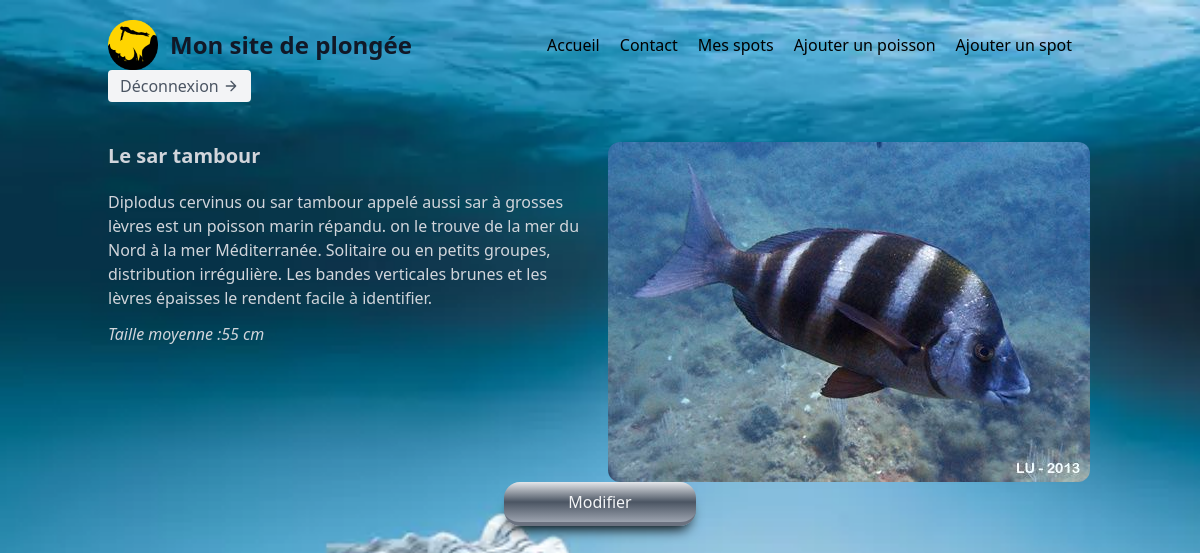
Screenshot of /pages/about/about_fish.php?id=4 (signed in) with the database file from the repository.
### tables this page shows
CREATE TABLE `fishs` (
  `id` int NOT NULL,
  `fish_name` varchar(50) NOT NULL,
  `average_size` varchar(50) NOT NULL,
  `about` text NOT NULL,
  `image` text NOT NULL
);

### pages/about/about_fish.php (the view, shortened to what this page needs)
<?php session_start();
require_once(__DIR__.'../../../assets/php/middleware/db_connect.php');
$getData=$_GET;
$retrieveFishs = $mysqlClient->prepare('SELECT * FROM fishs WHERE id=:id');
$retrieveFishs->execute([
    'id'=>(int)$getData['id'],
]);
$detailsfish=$retrieveFishs->fetchAll(PDO::FETCH_ASSOC);
$fish=[
    'id'=>$detailsfish[0]['id'],
    'fish_name'=>$detailsfish[0]['fish_name'],
    'average_size'=>$detailsfish[0]['average_size'],
    'about'=>$detailsfish[0]['about'],
    'image'=>$detailsfish[0]['image'],
];
?>
<!DOCTYPE html>
<html lang="fr">
<head>
    <link rel="stylesheet" href="/build/output.css">
</head>
<body class="bg-cover bg-center h-screen" style="background-image: url('../../assets/images/fonds-marins.webp'); ">
    <?php require_once(dirname(__DIR__,2).'./assets/php/components/header.php' ); ?>
    <main class="container mx-auto p-5">
        <section class="grid grid-cols-2 gap-3">
            <div>
                <h3 class="text-xl font-semibold mb-5 text-gray-300"> <?php echo $fish['fish_name']; ?> </h3>
                <p class="mb-3 text-gray-300"><?php echo $fish['about']; ?> </p>
                <p class="text-gray-300 italic">Taille moyenne :<?php echo $fish['average_size']; ?> </p>
            </div>
            <div class="mx-auto">
                <img class="rounded-xl" src="../../assets/.<?php echo $fish['image']; ?>" alt="<?php echo $fish['fish_name']; ?> ">
            </div>
        </section>
        <div class="w-full flex justify-center">
		<a  href="/pages/about/modify_fish.php?id=<?php echo($fish['id']); ?>" @endif
			class="flex text-gray-100 justify-center transition duration-200 ease-in-out transform px-4 py-2 w-48 border-b-4 border-gray-500 hover:border-b-2 bg-gradient-to-t from-gray-400  via-gray-600 to-gray-200 rounded-2xl hover:translate-y-px "
			style="-webkit-box-shadow: 0px 10px 13px -7px #000000, 5px 5px 15px 8px rgba(0,0,0,0);
			box-shadow: 0px 10px 13px -7px #000000, 5px 5px 15px 5px rgba(0,0,0,0);">
            Modifier
		</a>
	</div>
    </main>
</body>
</html>

### rows the page displays
fishs: fish_name "Le sar tambour", about "Diplodus cervinus ou sar tambour appelé aussi sar à grosses lèvres est un poisson marin répandu. on le trouve de la mer du Nord à la mer Méditerranée. Solitaire ou en petits groupes, distribution irrégulière. Les bandes verticales brunes et les lèvres épaisses le rendent facile à identifier.", average_size "55 cm", image (picture)
